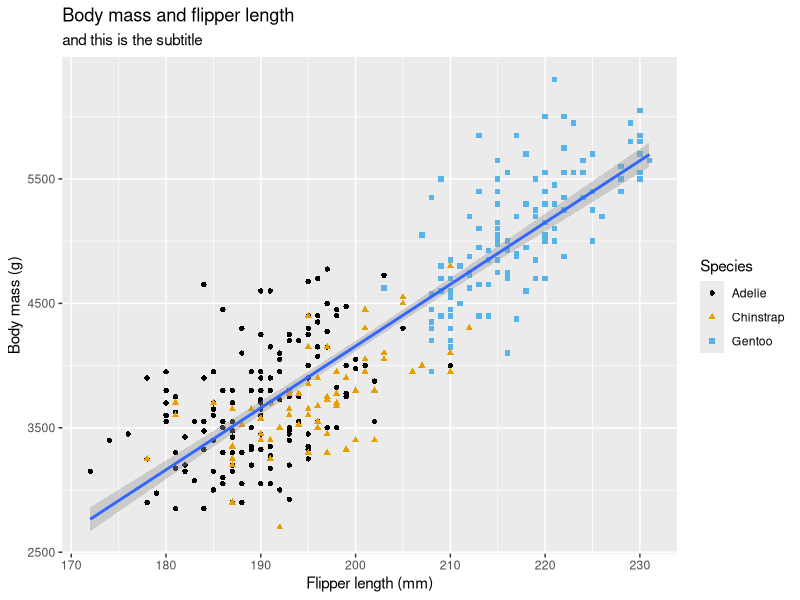
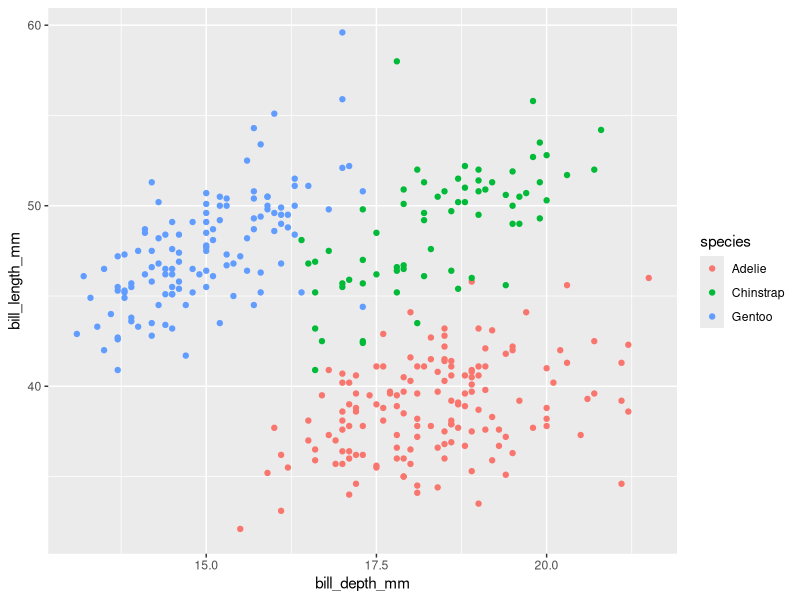

Write the R code that produced these figures, in order.
# Script used to follow Chapter 2 of R4 Data Science (2e)

# Load packages
library(tidyverse)
library(palmerpenguins)
library(ggthemes)


# load penguins data frame
mydata <- penguins


# Create plot
myplot <- ggplot(
  data = mydata,
  mapping = aes(x = flipper_length_mm, y = body_mass_g)
  ) +
  geom_point(aes(color = species, shape = species)) +
  geom_smooth(method = "lm") +
  labs(
    title = "Body mass and flipper length",
    subtitle = "and this is the subtitle",
    x = "Flipper length (mm)",
    y = "Body mass (g)",
    color = "Species", shape = "Species"
  ) + 
  scale_color_colorblind()

# View plot
myplot

# ------- Exercises --------

# How many rows are in penguins?
nrow(mydata)

# What does the bill_depth_mm variable in the penguins data frame describe? Read the help for ?penguins to find out.
?penguins

# Make a scatterplot of bill_depth_mm vs. bill_length_mm. That is, make a scatterplot with bill_depth_mm on the y-axis and bill_length_mm on the x-axis. Describe the relationship between these two variables.
ggplot(data = mydata,
       mapping = aes(x = bill_depth_mm, y = bill_length_mm)
       ) +
  geom_point(aes(color = species))

# 27/08/23 Continue from here 
# This is a new line


